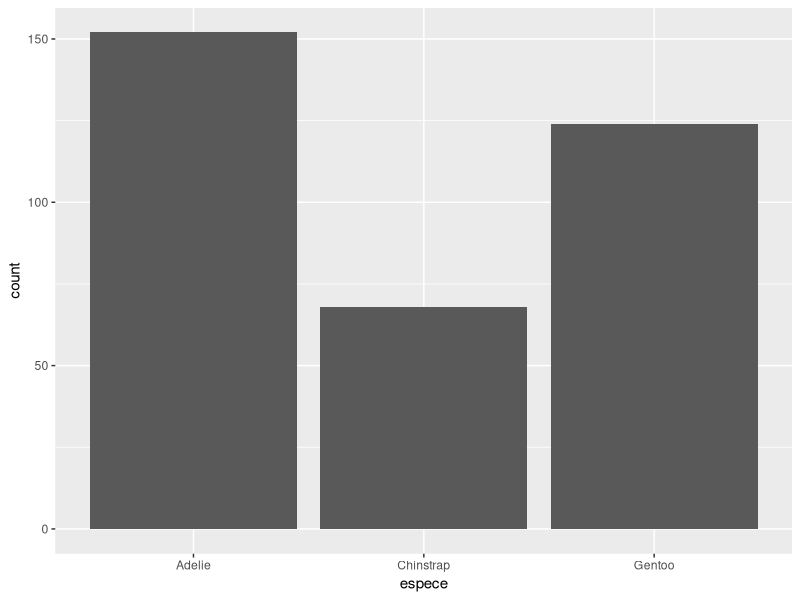

Generate this figure with R: (Note: this script raises an error after producing the figure.)
#############################################################
##  
##
##
#############################################################


## Importer 'penguins.csv' pour le stocker dans l'objet penguins
penguins <- read.table('penguins.csv', sep = ';', header = TRUE)
summary(penguins)

library(tidyverse)

penguins <- rename(.data = penguins, longueur_bec = bill_length_mm, 
                   epaisseur_bec = bill_depth_mm)
penguins <- rename(.data = penguins, espece = species, 
                   poids = body_mass_g,
                   longueur_nageoire = flipper_length_mm,
                   sexe = sex, 
                   annee = year,
                   ile = island)


### Visualiser des données

library(ggplot2)

ggplot(data = penguins) + geom_bar(aes(x = espece))

ggplot(data = penguins) + geom_histogram(aes(x = long_bec))

p1 <- ggplot(data = penguins) + geom_histogram(aes(x = long_bec))


ggplot(data = penguins) + geom_histogram(aes(x = long_bec), bins = 10)

ggplot(data = penguins) + geom_histogram(aes(x = long_bec, y=..density..))

p1 + 
  ggtitle('Distribution des longueurs de becs chez les manchots')
  
